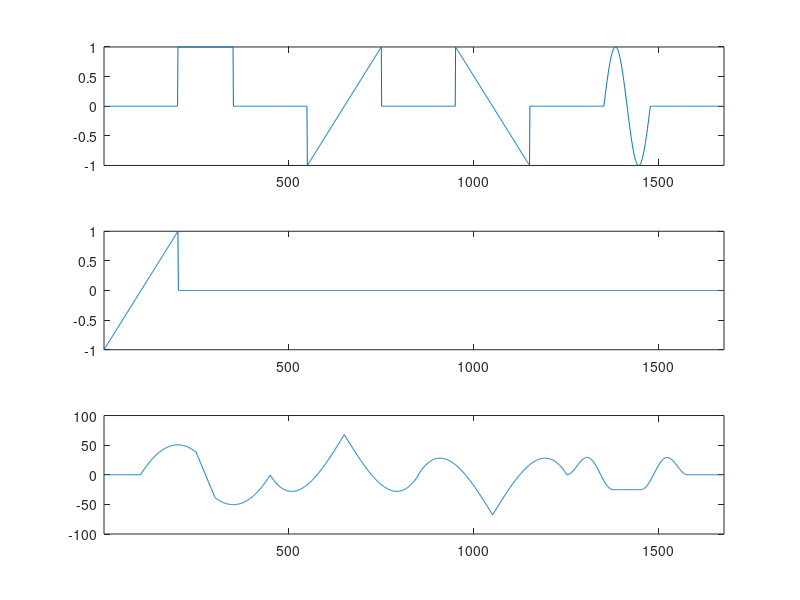
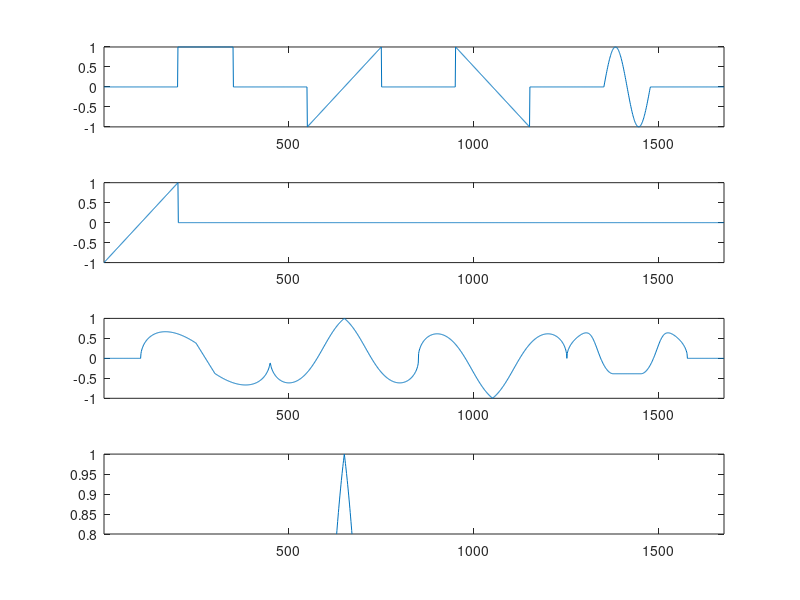
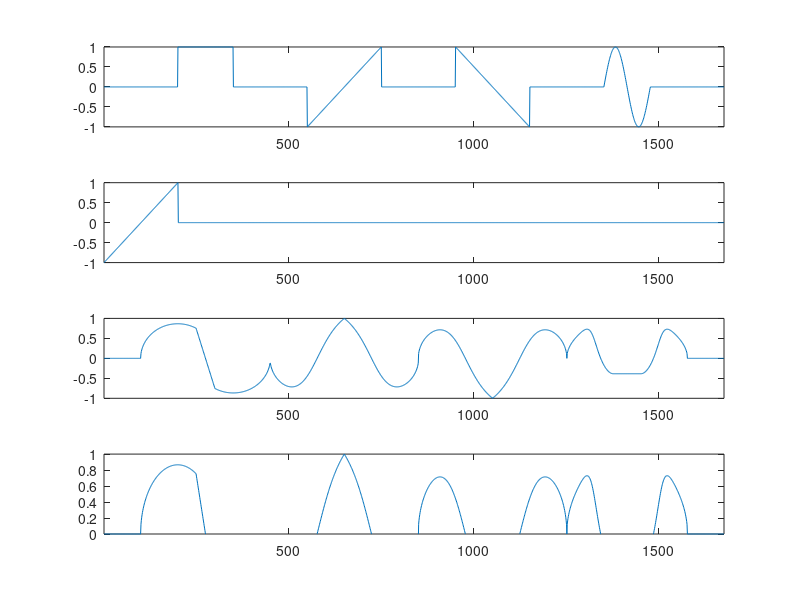

MATLAB code for these plots, in order:
% x

x_0 = zeros(1, 200);
x_1 = ones(1, 150);
x_2 = -1:0.01:1;
x_3 = -1 * x_2;

x_n = 0:0.05:2*pi;
x_4 = sin(x_n);

x = [x_0 x_1 x_0 x_2 x_0 x_3 x_0 x_4 x_0];
n = 1:length(x);


% h[n]

h = x_2;

% page 34, x * h[-n]

y = conv(x, h * -1, 'same');

figure;
subplot(3,1,1);  plot(n, x);  xlim([n(1),n(end)]);

h_plot = [h zeros(1, length(x) - length(h))];   % make it look clear

subplot(3,1,2);  plot(n, h_plot);  xlim([n(1),n(end)]);
subplot(3,1,3);  plot(n, y);  xlim([n(1),n(end)]);

% page 36

h_sum = sum(h.^2);
tau = (length(h) - 1)/2;
denominator = zeros(1, length(x));

for i = tau + 1: length(x) - tau
    denominator(i) = sum(x(i - tau : i + tau).^2);
end
denominator = denominator * h_sum;

y_36 = y;

for i = 1:length(y_36)
    if denominator(i) == 0
        y_36(i) = 0;
    else 
        y_36(i) = y_36(i) / sqrt(denominator(i));
    end
end

figure;
subplot(4,1,1);  plot(n, x);  xlim([n(1),n(end)]);
subplot(4,1,2);  plot(n, h_plot);  xlim([n(1),n(end)]);
subplot(4,1,3);  plot(n, y_36);  xlim([n(1),n(end)]);
subplot(4,1,4);  plot(n, y_36);  xlim([n(1),n(end)]); ylim([0.8, 1]);


% page 39

h_mean = sum(h) / length(h);
h1 = h - h_mean;
y_39 = conv(x, h1 * -1, 'same');

h1_sum = sum(h1.^2);
tau1 = (length(h1) - 1)/2;
denominator1 = zeros(1, length(x));

for i = tau1 + 1: length(x) - tau1
    x0 = sum(x(i - tau1 : i + tau1)) / (2 * tau + 1);
    denominator1(i) = sum( (x(i - tau1 : i + tau1) - x0 ).^2 );
end
denominator1 = denominator1 * h1_sum;

for i = 1:length(y_39)
    if denominator1(i) == 0
        y_39(i) = 0;
    else 
        y_39(i) = y_39(i) / sqrt(denominator1(i));
    end
end


figure;
subplot(4,1,1);  plot(n, x);  xlim([n(1),n(end)]);

h1_plot = [h1 zeros(1, length(x) - length(h1))];

subplot(4,1,2);  plot(n, h1_plot);  xlim([n(1),n(end)]);
subplot(4,1,3);  plot(n, y_39);  xlim([n(1),n(end)]);
subplot(4,1,4);  plot(n, y_39);  xlim([n(1),n(end)]); ylim([0, 1]);





